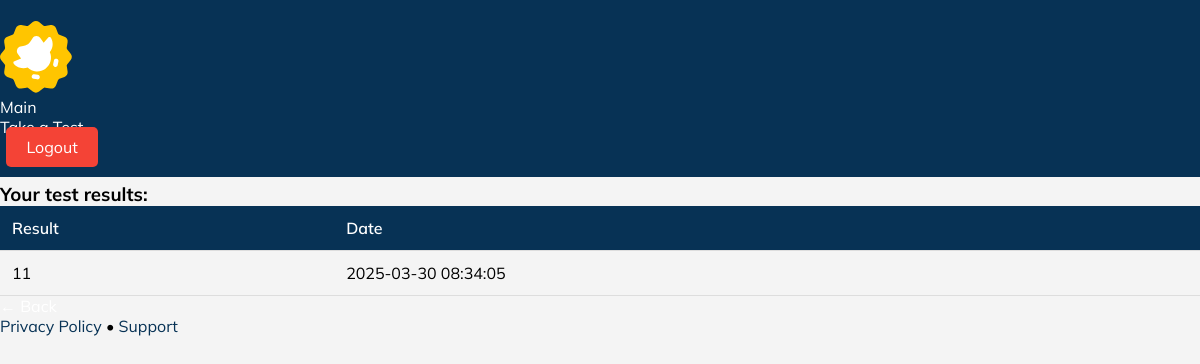
The page /profile (signed in) on the database as committed earlier.
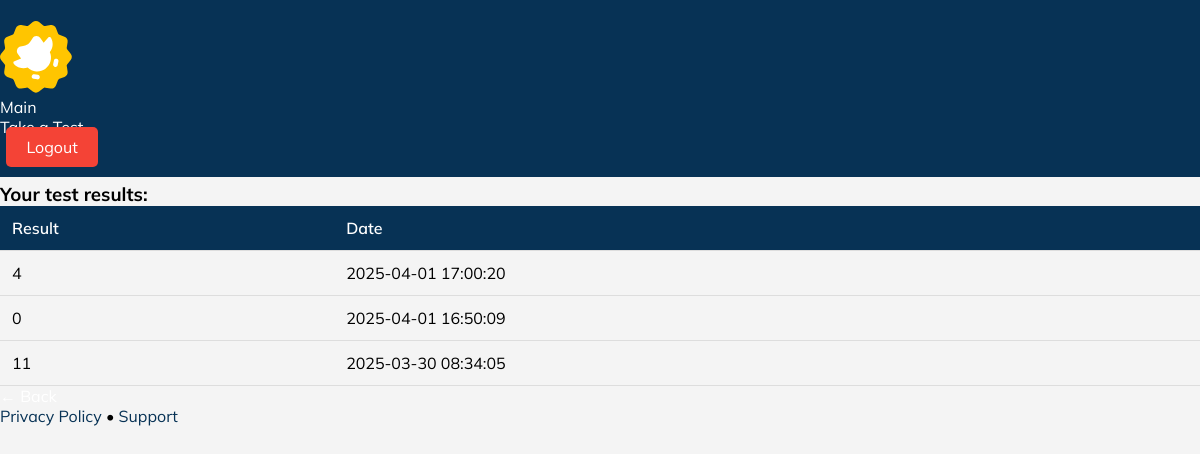
The same page on the database as committed later.
### tables this page shows
CREATE TABLE results (
    id INTEGER PRIMARY KEY AUTOINCREMENT,
    user_id INTEGER NOT NULL,
    ball INTEGER NOT NULL,
    test_date TEXT NOT NULL,
    FOREIGN KEY (user_id) REFERENCES users(id)
);

### app.py (the view)
@app.route("/profile")
def profile():
    if "user_id" not in session:
        return redirect(url_for("login"))
    user_id = session["user_id"]
    conn = conn_databaza()
    cursor = conn.cursor()
    cursor.execute("SELECT * FROM results WHERE user_id = ? ORDER BY test_date DESC", (user_id,))
    results = cursor.fetchall()
    conn.close()
    return render_template("profile.html", results=results, first_name=session["first_name"], last_name=session["last_name"])

### app.py (called while the page is built)
def conn_databaza():
    conn = sqlite3.connect("users.db")
    conn.row_factory = sqlite3.Row
    return conn

### templates/profile.html (shortened to what this page needs)
<!DOCTYPE html>
<html lang="en">
<head>
    <link rel="stylesheet" href="https://cdn.jsdelivr.net/npm/@picocss/pico@1/css/pico.min.css">
    <link rel="stylesheet" href="/static/profile.css">
</head>
<body>
    <div class="header-wrapper">
        <nav class="container">
            <ul>
                <div class="logo1">
                    <img src="/static/images/duo.svg" alt="">
                </div>
            </ul>
            <ul>
                <li><a href="/">Main</a></li>
                <li><a href="/test-cover">Take a Test</a></li>
                <li><a  class="logout-btn" href="/logout">Logout</a></li>
            </ul>
        </nav>
    </div>
    <main class="container">
        <section>
            <hgroup>
                <h2>User information</h2>
                <h3>Your profile information</h3>
            </hgroup>
            <p>Name: {{ first_name }}</p>
            <p>Surname: {{ last_name }}</p>
            <h3>Your test results:</h3>
            <table>
                <thead>
                    <tr>
                        <th>Result</th>
                        <th>Date</th>
                    </tr>
                </thead>
                <tbody>
                    {% for result in results %}
                    <tr>
                        <td>{{ result["ball"] }}</td>
                        <td>{{ result["test_date"] }}</td>
                    </tr>
                    {% endfor %}
                </tbody>
            </table>
            <a href="/" role="button">← Back</a>
        </section>
    </main>
    <footer class="container">
        <a href="#">Privacy Policy</a> • <a href="#">Support</a>
    </footer>
</body>
</html>

Rows that differ between the two databases and show on the page:
added results: ball "4", test_date "2025-04-01 17:00:20"
added results: ball "0", test_date "2025-04-01 16:50:09"
